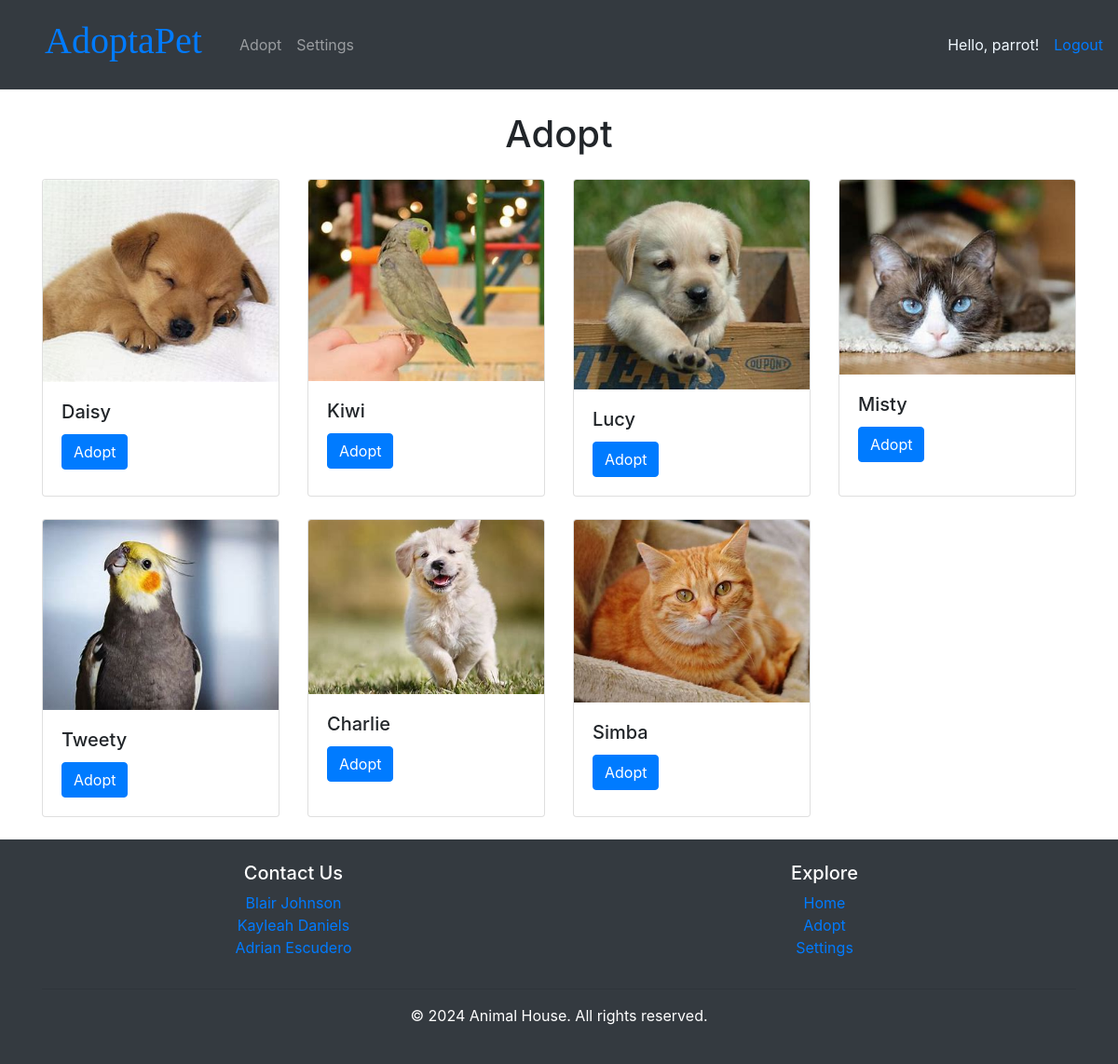
The app's page /pets/ (signed in), older data.
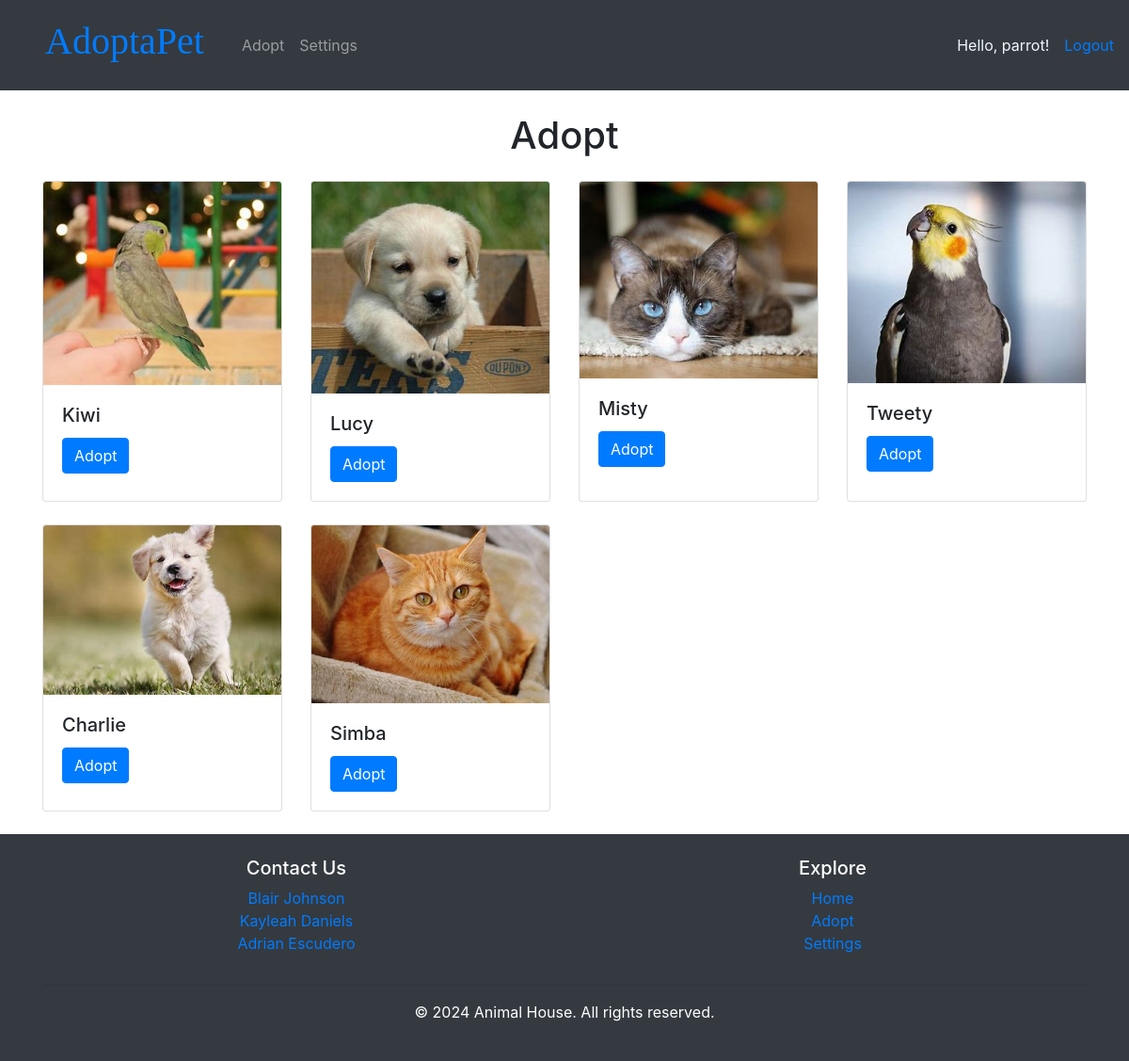
The same page, newer data.
### app/models.py (models this page shows, shortened)
class Pet(models.Model):
        GENDER = (
		('Male', 'Male'),
		('Female', 'Female'),
	)
        STATUS = (
        ('Adopted', 'Adopted'),
        ('Available', 'Available'),
	)
        name = models.CharField(max_length=200, null=True)
        age = models.IntegerField()
        gender = models.CharField(max_length=200, null=True, choices=GENDER)
        description = models.CharField(max_length=1000, null=True)
        pet_pic = models.ImageField(upload_to="pets_pics")
        status = models.CharField(max_length=200, default="Available", choices=STATUS)
        owner = models.ForeignKey(Owner, null=True, on_delete=models.CASCADE)
        date_created = models.DateTimeField(auto_now_add=True, null=True)

### app/decorators.py (the view)
		def wrapper_func(request, *args, **kwargs):
			group = None
			if request.user.groups.exists():
				group = request.user.groups.all()[0].name
			if group in allowed_roles:
				return view_func(request, *args, **kwargs)
			else:
				return HttpResponse("You are not authorized to view this page")

### app/views.py (called while the page is built)
@login_required(login_url="login")
@allowed_users(allowed_roles=["admin", "owner"])
def petsPage(request):
    pets = Pet.objects.filter(status='Available')
    return render(request, 'pets.html', {'pets': pets})

### app/templates/pets.html
{% extends "base.html" %} {% block content %}
<br />
<center>
  <h1>Adopt</h1>
</center>
<div class="container mt-4">
  <div class="row">
    {% for pet in pets %}
    <div class="col-md-3 mb-4">
      <div class="card">
        <img
          src="{{ pet.pet_pic.url }}"
          class="card-img-top"
          alt="{{ pet.name }} Image"
        />
        <div class="card-body">
          <h5 class="card-title">{{ pet.name }}</h5>
          {% if not request.user.is_staff %}
          <a href="{% url 'adopt' id=pet.id %}" class="btn btn-primary"
            >Adopt</a
          >
          {% endif %}
        </div>
      </div>
    </div>
    {% endfor %}
  </div>
</div>
{% endblock content %}

Row changes from the older to the newer data that the page shows:
no longer on this page (row edited): Pet: pet_pic (picture), name "Daisy"
